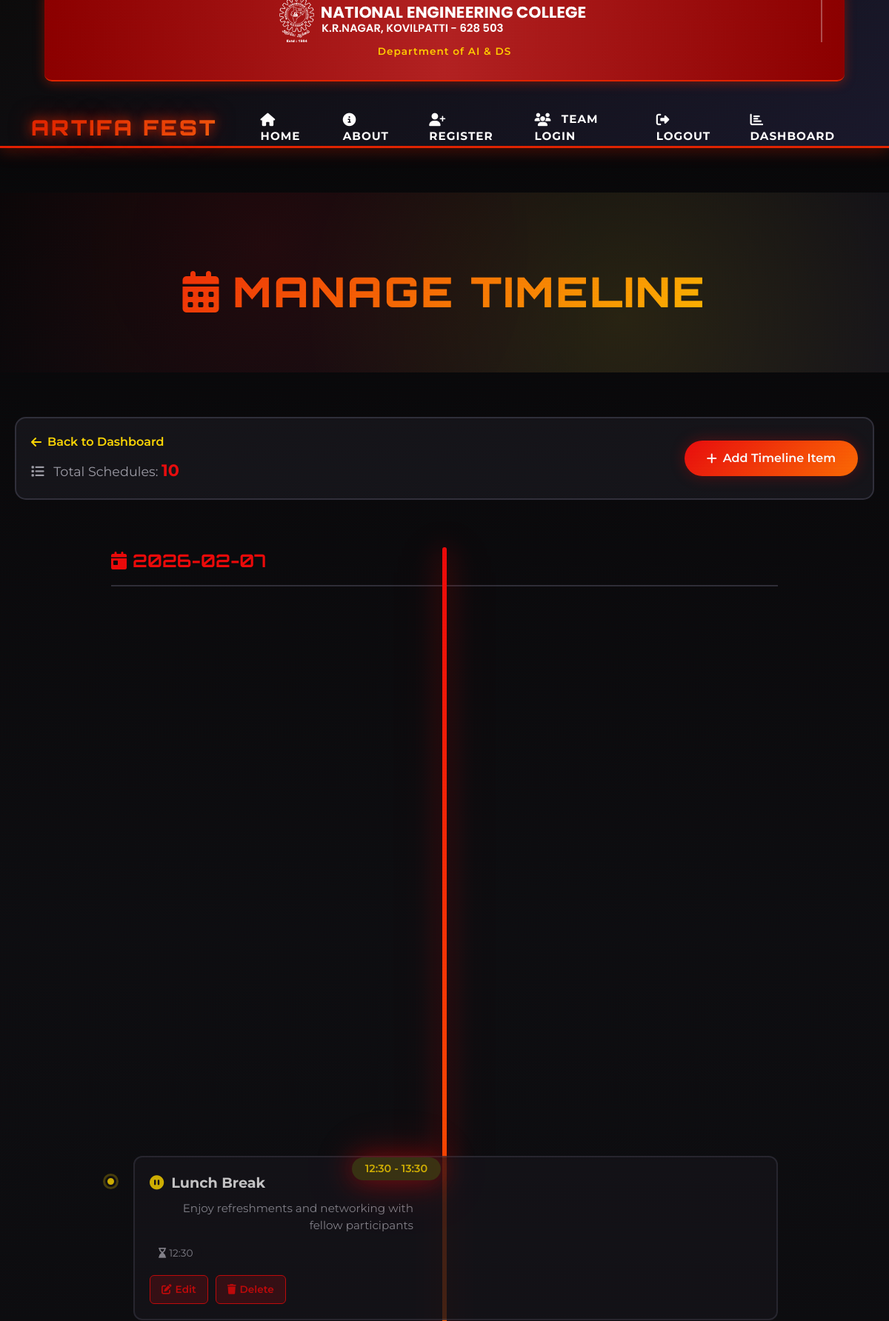
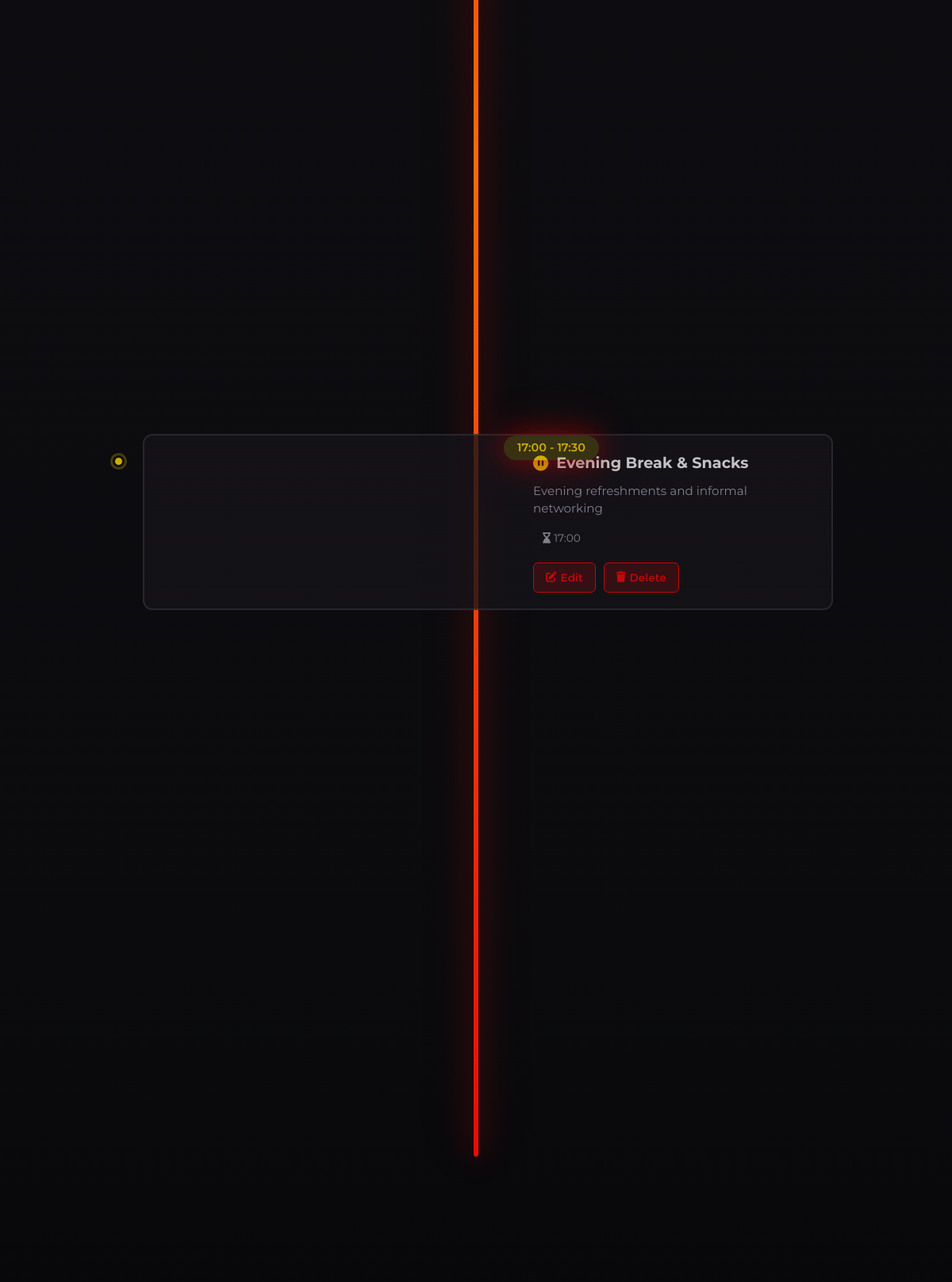
The app's page /manage-schedule/ (signed in, upper part) with its own data (2 pictures, top to bottom).
### core/models.py (models this page shows, shortened)
class Schedule(models.Model):
    event = models.ForeignKey(Event, on_delete=models.CASCADE, null=True, blank=True)
    title = models.CharField(max_length=200)
    description = models.TextField(blank=True)
    start_time = models.TimeField()
    end_time = models.TimeField()
    date = models.DateField()
    is_break = models.BooleanField(default=False)
    order = models.IntegerField(default=0)
    class Meta:
        ordering = ['date', 'start_time', 'order']

### core/views.py (the view)
# urls.py: path('manage-schedule/', views.manage_schedule, name='manage_schedule'),
@login_required(login_url='contact')
def manage_schedule(request):
    if not request.user.is_superuser:
        return redirect('home')
    schedules = Schedule.objects.all().order_by('date', 'start_time')
    schedule_by_date = {}
    for sched in schedules:
        date_str = sched.date.strftime('%Y-%m-%d')
        if date_str not in schedule_by_date:
            schedule_by_date[date_str] = []
        schedule_by_date[date_str].append({
            'id': sched.id,
            'title': sched.title,
            'start_time': sched.start_time.strftime('%H:%M'),
            'end_time': sched.end_time.strftime('%H:%M'),
            'description': sched.description[:100] + '...' if len(sched.description) > 100 else sched.description,
            'is_break': sched.is_break,
            'event': sched.event.name if sched.event else 'No Event',
        })
    context = {
        'schedule_by_date': schedule_by_date,
        'total_schedules': schedules.count(),
    }
    return render(request, 'core/manage_schedule.html', context)

### core/templates/core/manage_schedule.html (shortened to what this page needs)
{% extends 'base.html' %}
{% load static %}
{% block content %}
<section class="schedule-hero">
    <div class="schedule-container">
        <h1 class="schedule-title">
            <i class="fas fa-calendar-alt me-3"></i>Manage Timeline
        </h1>
    </div>
</section>
<section class="schedule-section">
    <div class="schedule-container">
        <div class="schedule-header">
            <div>
                <a href="{% url 'admin_dashboard' %}" class="back-link">
                    <i class="fas fa-arrow-left"></i>Back to Dashboard
                </a>
                <div class="schedule-count" style="margin-top: 10px;">
                    <i class="fas fa-list me-2"></i>
                    Total Schedules: <strong>{{ total_schedules }}</strong>
                </div>
            </div>
            <a href="{% url 'add_schedule' %}" class="add-btn">
                <i class="fas fa-plus"></i>Add Timeline Item
            </a>
        </div>
        <div class="timeline">
            {% for date, items in schedule_by_date.items %}
            <div class="timeline-date">
                <i class="fas fa-calendar-day me-2"></i>{{ date }}
            </div>
            {% for item in items %}
            <div class="timeline-item {% if item.is_break %}break{% endif %}">
                <div class="timeline-header">
                    <div class="timeline-title">
                        {% if item.is_break %}
                        <i class="fas fa-pause-circle" style="color: hsl(var(--stranger-yellow));"></i>
                        {% else %}
                        <i class="fas fa-clock"></i>
                        {% endif %}
                        {{ item.title }}
                    </div>
                    <span class="timeline-time">{{ item.start_time }} - {{ item.end_time }}</span>
                </div>
                {% if item.description %}
                <p class="timeline-description">{{ item.description }}</p>
                {% endif %}
                <div class="timeline-meta">
                    <span class="meta-badge">
                        <i class="fas fa-hourglass-end me-1"></i>{{ item.start_time }}
                    </span>
                </div>
                <div class="timeline-actions">
                    <a href="{% url 'edit_schedule' item.id %}" class="action-btn btn-edit">
                        <i class="fas fa-edit"></i>Edit
                    </a>
                    <a href="{% url 'delete_schedule' item.id %}" class="action-btn btn-delete">
                        <i class="fas fa-trash"></i>Delete
                    </a>
                </div>
            </div>
            {% endfor %}
            {% endfor %}
        </div>
    </div>
</section>
{% endblock %}

### static/style.css (style rules this page uses)
:root { --background: 0 0% 2%; --foreground: 0 0% 96%; --card: 0 0% 7%; --card-foreground: 0 0% 96%; --primary: 0 92% 48%; --primary-foreground: 0 0% 100%; --secondary: 220 22% 14%; --secondary-foreground: 0 0% 96%; --muted: 220 18% 18%; --muted-foreground: 220 12% 65%; --accent: 220 94% 58%; --accent-foreground: 0 0% 100%; --border: 220 18% 22%; --ring: 0 92% 48%; --stranger-red: 0 92% 48%; --stranger-red-glow: 0 100% 55%; --stranger-dark: 0 0% 2%; --stranger-blue: 220 94% 58%; --stranger-fog: 220 24% 55%; --upside-down-bg: 180 35% 4%; --upside-down-red: 0 100% 35%; --stranger-yellow: 45 98% 80%; --stranger-orange: 25 96% 56%; --stranger-purple: 280 86% 62%; --stranger-green: 160 84% 39%; --gradient-dark: linear-gradient(180deg, hsl(0 0% 2%) 0%, hsl(220 22% 8%) 30%, hsl(0 0% 2%) 100%); --gradient-red-glow: radial-gradient(ellipse at center, hsl(0 92% 48% / .35) 0%, hsl(0 92% 48% / .15) 40%, transparent 80%); --gradient-fog: linear-gradient(180deg, transparent 0%, hsl(220 24% 55% / .12) 30%, hsl(220 24% 55% / .08) 70%, transparent 100%); --gradient-card: linear-gradient(145deg, hsl(0 0% 7%) 0%, hsl(220 18% 10%) 100%); --gradient-navbar: linear-gradient(180deg, hsl(var(--background) / 0.98) 0%, hsl(var(--background) / 0.95) 100%); --gradient-btn-danger: linear-gradient(135deg, hsl(0 92% 48%) 0%, hsl(0 100% 45%) 50%, hsl(0 92% 48%) 100%); --shadow-red-glow: 0 0 35px hsl(0 92% 48% / .6), 0 0 70px hsl(0 92% 48% / .3); --shadow-red-intense: 0 0 25px hsl(0 100% 55% / .9), 0 0 50px hsl(0 100% 55% / .6), 0 0 100px hsl(0 100% 55% / .3); --shadow-blue-glow: 0 0 35px hsl(220 94% 58% / .6), 0 0 70px hsl(220 94% 58% / .3); --shadow-card: 0 8px 32px hsl(0 0% 0% / .5); --shadow-card-hover: 0 16px 48px hsl(0 92% 48% / .25); --shadow-navbar: 0 8px 32px hsl(0 0% 0% / .7); --st-red: hsl(0 85% 45%); --st-orange: hsl(25 95% 53%); --st-yellow: hsl(45 97% 77%); --st-blue: hsl(220 90% 55%); --st-dark: hsl(0 0% 3%); --st-darker: hsl(0 0% 2%); --st-light: hsl(0 0% 95%); --st-purple: hsl(280 84% 60%); }
* { margin: 0; padding: 0; box-sizing: border-box; }
html, body { height: 100%; scroll-behavior: smooth; }
body.stranger-things-theme { background: var(--gradient-dark) !important; background-attachment:bottom !important; background-color: hsl(var(--background)) !important; color: hsl(var(--foreground)); font-family: 'Montserrat', sans-serif; display: flex; flex-direction: column; overflow-x: hidden; min-height: 100vh; position: relative; width: 100%; padding-bottom: 400px; }
body::before { content: ''; position: fixed; top: 0; left: 0; width: 100%; height: 100%; background: repeating-linear-gradient( 0deg, transparent, transparent 2px, hsl(0 92% 48% / 0.03) 2px, hsl(0 92% 48% / 0.03) 4px ); pointer-events: none; z-index: 9999; opacity: 0.4; animation: scan 8s linear infinite; }
.timeline { position: relative; max-width: 900px; margin: 4rem auto; }
.timeline::before { content: ''; position: absolute; left: 50%; top: 0; bottom: 0; width: 6px; background: linear-gradient(to bottom, hsl(var(--primary)), hsl(var(--stranger-orange)), hsl(var(--primary))); transform: translateX(-50%); box-shadow: var(--shadow-red-glow); border-radius: 3px; }
.timeline-item { position: relative; margin-bottom: 50px; opacity: 0; transform: translateY(30px); transition: opacity 0.6s ease, transform 0.6s ease; }
.timeline-item:nth-child(odd) { padding-right: calc(50% + 40px); text-align: right; }
.timeline-item:nth-child(even) { padding-left: calc(50% + 40px); }
.timeline-time { position: absolute; top: 0; width: 120px; text-align: center; padding: 8px 16px; background: linear-gradient(135deg, hsl(var(--primary)), hsl(var(--stranger-orange))); color: hsl(var(--primary-foreground)); font-weight: 800; border-radius: 8px; box-shadow: var(--shadow-red-glow); z-index: 1; font-size: 0.9rem; }
.timeline-item:nth-child(odd) .timeline-time { right: calc(50% + 20px); }
.timeline-item:nth-child(even) .timeline-time { left: calc(50% + 20px); }

### templates/base.html (style rules this page uses)
body { padding-top: 140px; }

### core/templates/core/swekeer_chatbot.html (style rules this page uses)
:root { --swekeer-primary: #e02401; --swekeer-dark: #0c0c0c; --swekeer-light: #f5f5f5; --swekeer-border: #1a1a2e; }

### records on screen
Schedule: title "Lunch Break", description "Enjoy refreshments and networking with fellow participants"
Schedule: title "Evening Break & Snacks", description "Evening refreshments and informal networking"

### other values on screen
{{ total_schedules }} "10"
{{ date }} "2026-02-07"
{{ item.start_time }} "12:30" "17:00"
{{ item.end_time }} "13:30" "17:30"
